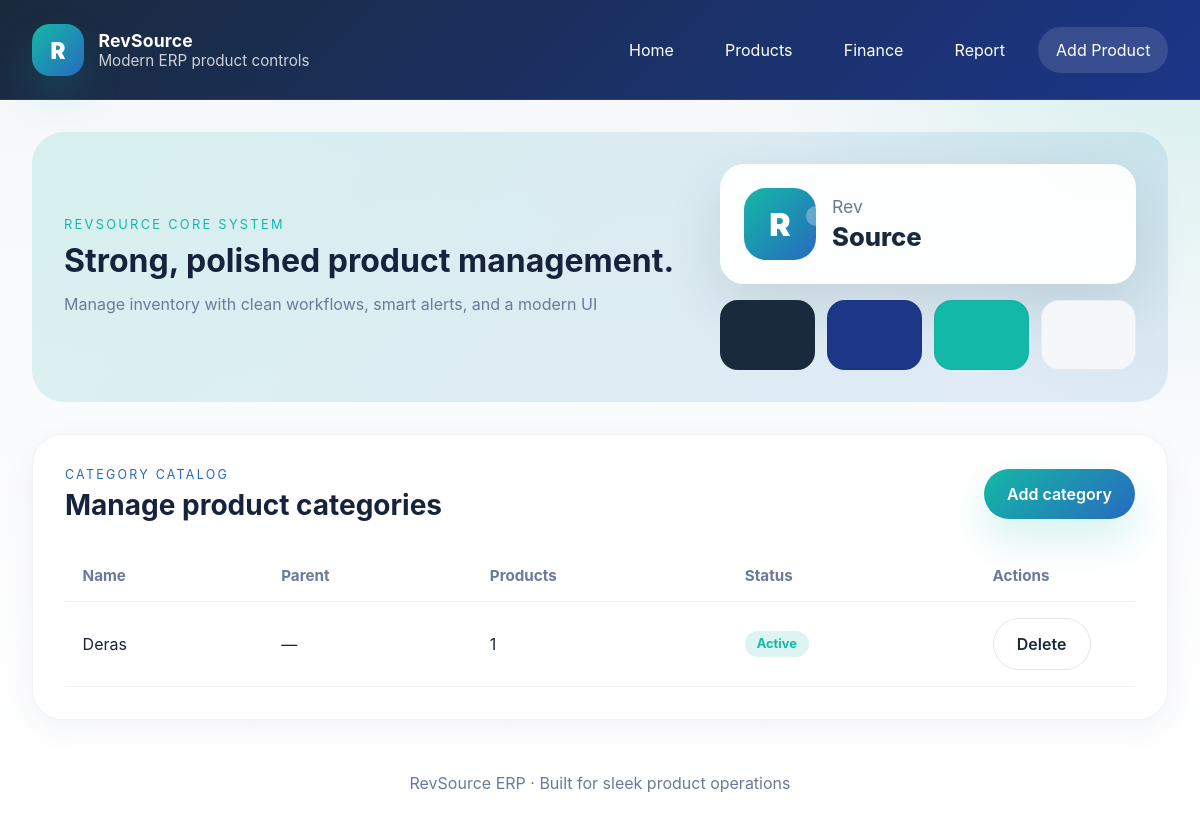
Page /products/categories/ on the committed database.
### products/models.py (models this page shows, shortened)
class Category(models.Model):
    name = models.CharField(max_length=255, unique=True)
    description = models.TextField(blank=True)
    parent = models.ForeignKey('self', on_delete=models.CASCADE, null=True, blank=True, related_name='subcategories')
    is_active = models.BooleanField(default=True)
    created_at = models.DateTimeField(auto_now_add=True)
    updated_at = models.DateTimeField(auto_now=True)
    class Meta:
        verbose_name_plural = "Categories"

### products/views.py (the view)
# urls.py: path('categories/', views.ProductcategoryListView.as_view(), name='category-list'),
class ProductcategoryListView(ListView):
    model = Category
    template_name = 'products/product_category_list.html'
    context_object_name = 'categories'
    paginate_by = 25
    def get_queryset(self):
        return Category.objects.annotate(product_count=models.Count('product')).order_by('name')

### RevSource_system/context_processors.py (called while the page is built)
def currency_context(request):
    currencies = Currency.objects.filter(is_active=True)
    base_currency = currencies.filter(is_base=True).first()
    return {
        'currencies': currencies,
        'base_currency': base_currency.code if base_currency else 'USD',
    }

### products/templates/products/product_category_list.html
{% extends 'products/base.html' %}
{% block content %}
<section class="section-panel">
    <div class="section-header">
        <div>
            <p class="section-label">Category catalog</p>
            <h2>Manage product categories</h2>
        </div>
        <a href="{% url 'products:category-add' %}" class="btn btn-accent">Add category</a>
    </div>
    <div class="table-card">
        <table class="product-table">
            <thead>
                <tr>
                    <th>Name</th>
                    <th>Parent</th>
                    <th>Products</th>
                    <th>Status</th>
                    <th class="actions-col">Actions</th>
                </tr>
            </thead>
            <tbody>
                {% for category in categories %}
                <tr>
                    <td>{{ category.name }}</td>
                    <td>{% if category.parent %}{{ category.parent.name }}{% else %}—{% endif %}</td>
                    <td>{{ category.product_count }}</td>
                    <td>
                        {% if category.is_active %}
                            <span class="badge badge-success">Active</span>
                        {% else %}
                            <span class="badge badge-muted">Inactive</span>
                        {% endif %}
                    </td>
                    <td class="actions-col">
                        <a href="{% url 'products:category-delete' category.pk %}" class="btn btn-outline">Delete</a>
                    </td>
                </tr>
                {% empty %}
                <tr>
                    <td colspan="5" class="empty-state">No categories have been created yet.</td>
                </tr>
                {% endfor %}
            </tbody>
        </table>
    </div>
</section>
{% endblock %}

### products/static/products/css/product.css (style rules this page uses)
* { box-sizing: border-box; }
:root { --navy: #1A2A3D; --deep-blue: #1C3688; --teal: #14B8A6; --teal-blue: #286ABF; --surface: #F5F7FA; --text: #17233D; --muted: #6B7A99; --white: #FFFFFF; --shadow: 0 22px 55px rgba(26, 42, 69, 0.12); }
body { margin: 0; font-family: Inter, system-ui, -apple-system, BlinkMacSystemFont, 'Segoe UI', sans-serif; background: radial-gradient(circle at top right, rgba(20, 184, 166, 0.15), transparent 30%), linear-gradient(180deg, #F5F7FA 0%, #FFFFFF 100%); color: var(--text); }
.section-panel { background: white; border-radius: 30px; padding: 2rem; border: 1px solid rgba(22, 42, 78, 0.06); box-shadow: 0 8px 30px rgba(48, 65, 112, 0.06); }
.section-header { display: flex; justify-content: space-between; gap: 1rem; align-items: center; margin-bottom: 1.75rem; }
.section-label { margin: 0; text-transform: uppercase; letter-spacing: 0.18em; font-size: 0.78rem; color: var(--teal-blue); }
.section-panel h2 { margin: 0.35rem 0 0; font-size: 1.75rem; }
.btn { display: inline-flex; align-items: center; justify-content: center; border: none; border-radius: 999px; padding: 0.95rem 1.45rem; font-weight: 600; cursor: pointer; text-decoration: none; transition: transform 0.18s ease, box-shadow 0.18s ease, background 0.18s ease, color 0.18s ease; }
.btn-accent { background: linear-gradient(135deg, var(--teal), var(--teal-blue)); color: white; box-shadow: 0 20px 40px rgba(20, 184, 166, 0.18); }
.btn-outline { background: transparent; color: var(--navy); border: 1px solid rgba(26, 42, 69, 0.12); }
.table-card { overflow-x: auto; }
.product-table { width: 100%; border-collapse: collapse; min-width: 860px; }
.product-table th, .product-table td { padding: 1rem 1.1rem; text-align: left; vertical-align: middle; }
.product-table thead th { color: var(--muted); font-size: 0.95rem; border-bottom: 1px solid rgba(26, 42, 69, 0.08); }
.product-table tbody tr { border-bottom: 1px solid rgba(26, 42, 69, 0.06); }
.badge { display: inline-flex; align-items: center; justify-content: center; border-radius: 999px; padding: 0.35rem 0.75rem; font-size: 0.8rem; font-weight: 700; }
.badge-success { background: rgba(20, 184, 166, 0.15); color: var(--teal); }
.actions-col { width: 160px; }

### rows in the picture
Category: name "Deras", product_count "1", is_active "Active"
